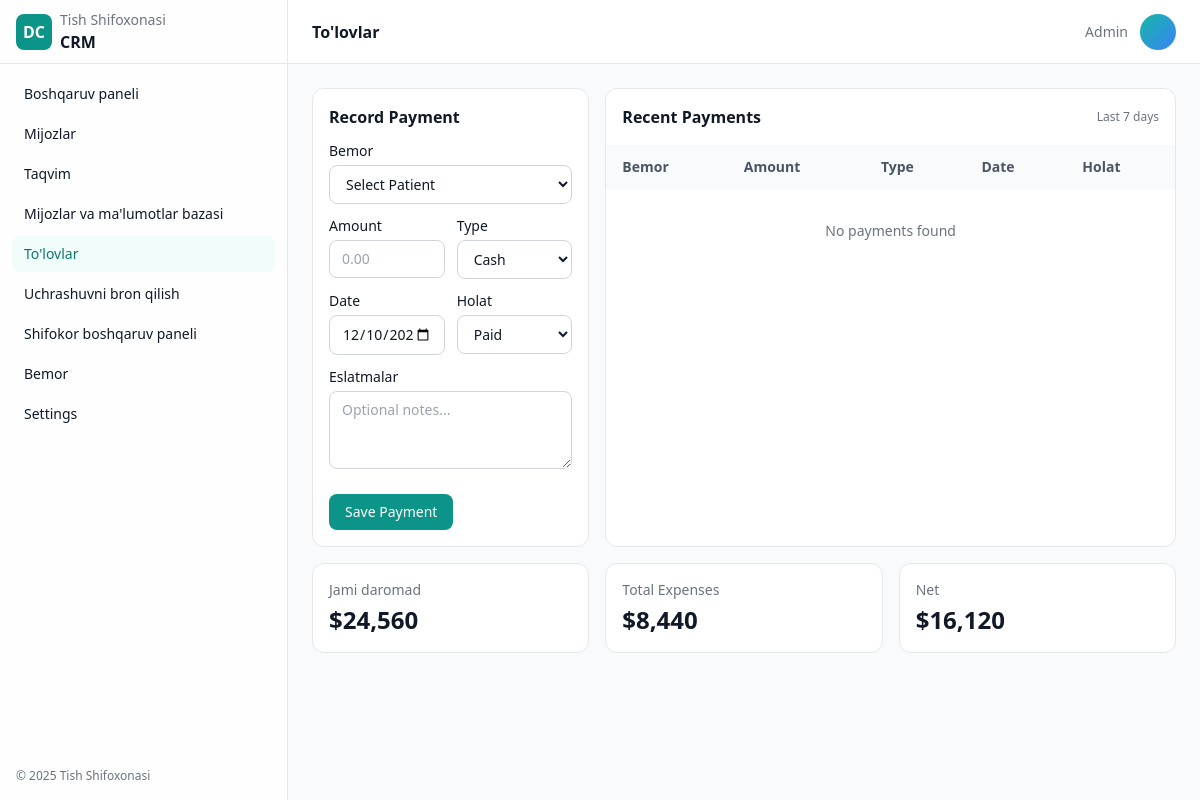
The app's page /payments/page/, older data.
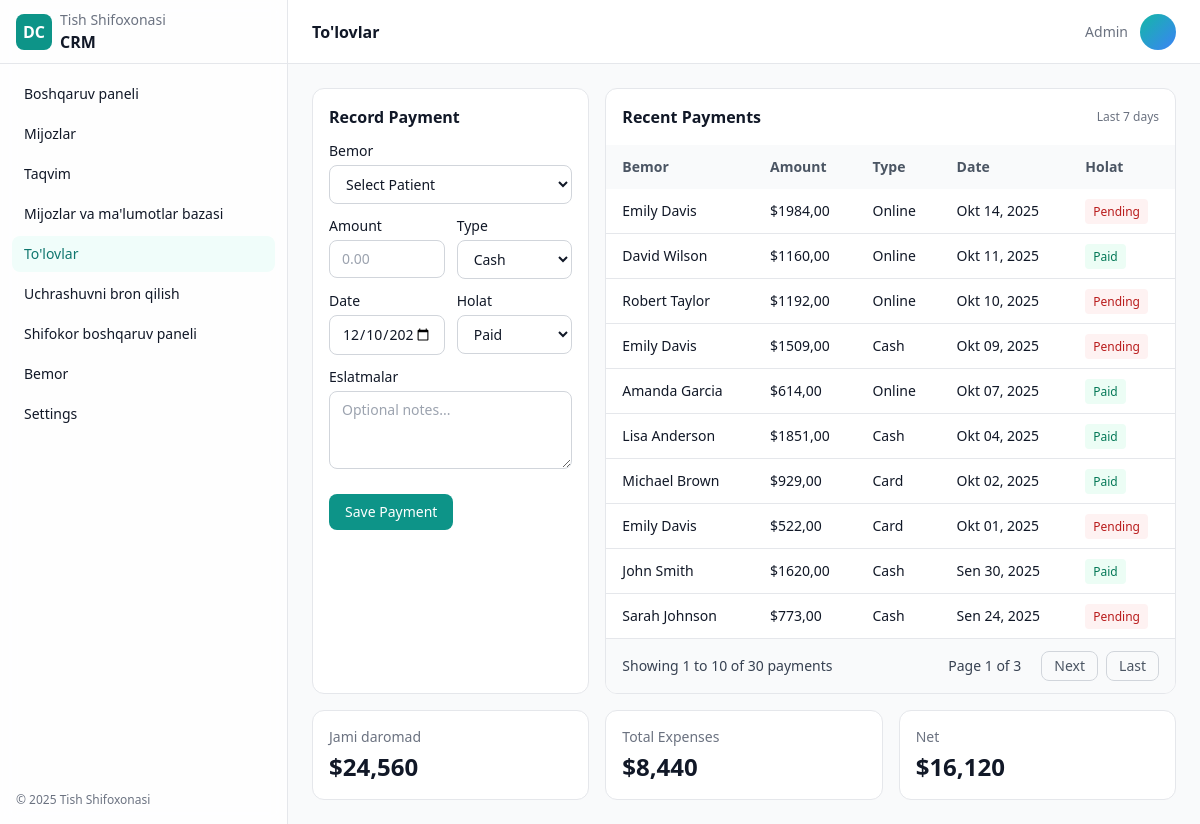
The same page, newer data.
### payments/models.py (models this page shows, shortened)
class Payment(models.Model):
    PAYMENT_TYPE_CHOICES = [
        ('cash', 'Cash'),
        ('card', 'Card'),
        ('online', 'Online'),
    ]
    STATUS_CHOICES = [
        ('paid', 'Paid'),
        ('pending', 'Pending'),
    ]
    patient = models.ForeignKey(Patient, on_delete=models.CASCADE, related_name='payments')
    amount = models.DecimalField(max_digits=10, decimal_places=2)
    payment_type = models.CharField(max_length=10, choices=PAYMENT_TYPE_CHOICES)
    status = models.CharField(max_length=10, choices=STATUS_CHOICES, default='paid')
    date = models.DateTimeField()
    notes = models.TextField(blank=True)

### patients/models.py (models this page shows, shortened)
class Patient(models.Model):
    full_name = models.CharField(max_length=255)
    phone = models.CharField(max_length=32)
    email = models.EmailField(blank=True)
    birth_date = models.DateField(null=True, blank=True)
    address = models.CharField(max_length=255, blank=True)
    notes = models.TextField(blank=True)

### payments/views.py (the view)
# urls.py: path('', views.payment_list, name='payment_list'),
def payment_list(request):
    qs = Payment.objects.select_related('patient').all().order_by('-date')
    patient_id = request.GET.get('patient')
    start = request.GET.get('start')
    end = request.GET.get('end')
    if patient_id:
        qs = qs.filter(patient_id=patient_id)
    if start:
        try:
            start_dt = datetime.fromisoformat(start)
            qs = qs.filter(date__gte=start_dt)
        except ValueError:
            pass
    if end:
        try:
            end_dt = datetime.fromisoformat(end)
            qs = qs.filter(date__lte=end_dt)
        except ValueError:
            pass
    paginator = Paginator(qs, 10)  # Show 10 payments per page
    page = request.GET.get('page')
    try:
        payments = paginator.page(page)
    except PageNotAnInteger:
        payments = paginator.page(1)
    except EmptyPage:
        payments = paginator.page(paginator.num_pages)
    doctors = Doctor.objects.filter(is_active=True).order_by('name')
    treatments = Treatment.objects.filter(is_active=True).order_by('name')
    context = {
        'payments': payments,
        'doctors': doctors,
        'treatments': treatments,
        'paginator': paginator,
    }
    return render(request, 'payments.html', context)

### dentalcrm/templatetags/translation_tags.py (called while the page is built)
@register.simple_tag(takes_context=True)
def trans(context, text):
    current_language = context['request'].session.get('django_language', 'uz')
    return get_translation(text, current_language)

### dentalcrm/translations.py (called while the page is built)
def get_translation(text, language='uz'):
    if language in TRANSLATIONS and text in TRANSLATIONS[language]:
        return TRANSLATIONS[language][text]
    return text

### templates/payments.html (shortened to what the changed rows need)
{% extends 'base.html' %}
{% load translation_tags %}
{% block content %}
<div class="min-h-screen flex">
  <div class="flex-1 flex flex-col min-w-0">
    <main class="p-4 md:p-6 space-y-4">
      <div class="grid grid-cols-1 lg:grid-cols-3 gap-4">
        <div class="lg:col-span-1 bg-white dark:bg-gray-950 border border-gray-200 dark:border-gray-800 rounded-xl p-4">
          <h2 class="font-semibold">{% trans "Record Payment" %}</h2>
        </div>
        <div class="lg:col-span-2 bg-white dark:bg-gray-950 border border-gray-200 dark:border-gray-800 rounded-xl overflow-hidden">
          <div class="p-4 flex items-center justify-between">
            <h2 class="font-semibold">{% trans "Recent Payments" %}</h2>
          </div>
          <div class="overflow-x-auto">
            <table class="min-w-full text-sm">
              <thead class="bg-gray-50 dark:bg-gray-900/60 text-gray-600 dark:text-gray-300">
                <tr>
                  <th class="text-left px-4 py-3">{% trans "Patient" %}</th>
                  <th class="text-left px-4 py-3">{% trans "Amount" %}</th>
                  <th class="text-left px-4 py-3">{% trans "Type" %}</th>
                  <th class="text-left px-4 py-3">{% trans "Date" %}</th>
                  <th class="text-left px-4 py-3">{% trans "Status" %}</th>
                </tr>
              </thead>
              <tbody class="divide-y divide-gray-200 dark:divide-gray-800">
                {% for payment in payments %}
                <tr class="cursor-pointer hover:bg-gray-50 dark:hover:bg-gray-800 transition-colors" onclick="viewPaymentReceipt({{ payment.id }})">
                  <td class="px-4 py-3 text-gray-900 dark:text-white">{{ payment.patient.full_name }}</td>
                  <td class="px-4 py-3 text-gray-900 dark:text-white font-medium">${{ payment.amount }}</td>
                  <td class="px-4 py-3 text-gray-900 dark:text-white">{{ payment.get_payment_type_display }}</td>
                  <td class="px-4 py-3 text-gray-900 dark:text-white">{{ payment.date|date:'M d, Y' }}</td>
                  <td class="px-4 py-3">
                    <span class="text-xs px-2 py-1 rounded {% if payment.status == 'paid' %}bg-emerald-50 text-emerald-700 dark:bg-emerald-900/30 dark:text-emerald-200{% else %}bg-red-50 text-red-700 dark:bg-red-900/30 dark:text-red-200{% endif %}">
                      {{ payment.get_status_display }}
                    </span>
                  </td>
                </tr>
                {% empty %}
                <tr>
                  <td colspan="5" class="px-4 py-8 text-center text-gray-500 dark:text-gray-400">{% trans "No payments found" %}</td>
                </tr>
                {% endfor %}
              </tbody>
            </table>
          </div>
          {% if paginator.num_pages > 1 %}
          <div class="px-4 py-3 border-t border-gray-200 dark:border-gray-700 bg-gray-50 dark:bg-gray-800">
            <div class="flex items-center justify-between">
              <div class="text-sm text-gray-700 dark:text-gray-300">
                {% trans "Showing" %} {{ payments.start_index }} {% trans "to" %} {{ payments.end_index }} {% trans "of" %} {{ paginator.count }} {% trans "payments" %}
              </div>
              <div class="flex items-center space-x-2">
                <span class="px-3 py-1 text-sm text-gray-700 dark:text-gray-300">
                  {% trans "Page" %} {{ payments.number }} {% trans "of" %} {{ paginator.num_pages }}
                </span>
                {% if payments.has_next %}
                  <a href="?page={{ payments.next_page_number }}"
                     class="px-3 py-1 text-sm text-gray-600 dark:text-gray-400 hover:text-gray-800 dark:hover:text-gray-200 border border-gray-300 dark:border-gray-600 rounded-lg hover:bg-gray-50 dark:hover:bg-gray-700">
                    {% trans "Next" %}
                  </a>
                  <a href="?page={{ paginator.num_pages }}"
                     class="px-3 py-1 text-sm text-gray-600 dark:text-gray-400 hover:text-gray-800 dark:hover:text-gray-200 border border-gray-300 dark:border-gray-600 rounded-lg hover:bg-gray-50 dark:hover:bg-gray-700">
                    {% trans "Last" %}
                  </a>
                {% endif %}
              </div>
            </div>
          </div>
          {% endif %}
        </div>
      </div>
    </main>
  </div>
</div>
{% endblock %}

Row changes from the older to the newer data that the page shows:
added Payment: patient.full_name "Emily Davis", amount "1984,00", payment_type "Online", date "Okt 14, 2025", status "Pending"
added Payment: patient.full_name "David Wilson", amount "1160,00", payment_type "Online", date "Okt 11, 2025", status "Paid"
added Payment: patient.full_name "Robert Taylor", amount "1192,00", payment_type "Online", date "Okt 10, 2025", status "Pending"
added Payment: patient.full_name "Emily Davis", amount "1509,00", payment_type "Cash", date "Okt 09, 2025", status "Pending"
added Payment: patient.full_name "Amanda Garcia", amount "614,00", payment_type "Online", date "Okt 07, 2025", status "Paid"
added Payment: patient.full_name "Lisa Anderson", amount "1851,00", payment_type "Cash", date "Okt 04, 2025", status "Paid"
added Payment: patient.full_name "Michael Brown", amount "929,00", payment_type "Card", date "Okt 02, 2025", status "Paid"
added Payment: patient.full_name "Emily Davis", amount "522,00", payment_type "Card", date "Okt 01, 2025", status "Pending"
added Payment: patient.full_name "John Smith", amount "1620,00", payment_type "Cash", date "Sen 30, 2025", status "Paid"
added Payment: patient.full_name "Sarah Johnson", amount "773,00", payment_type "Cash", date "Sen 24, 2025", status "Pending"
Text that changed along with them:
{{ payments.start_index }}: (not shown) → "1"
{{ payments.end_index }}: (not shown) → "10"
{{ paginator.count }}: (not shown) → "30"
{{ payments.number }}: (not shown) → "1"
{{ paginator.num_pages }}: (not shown) → "3"
text no longer shown: "No payments found"
text now shown: "Showing to of payments Page of Next Last"
